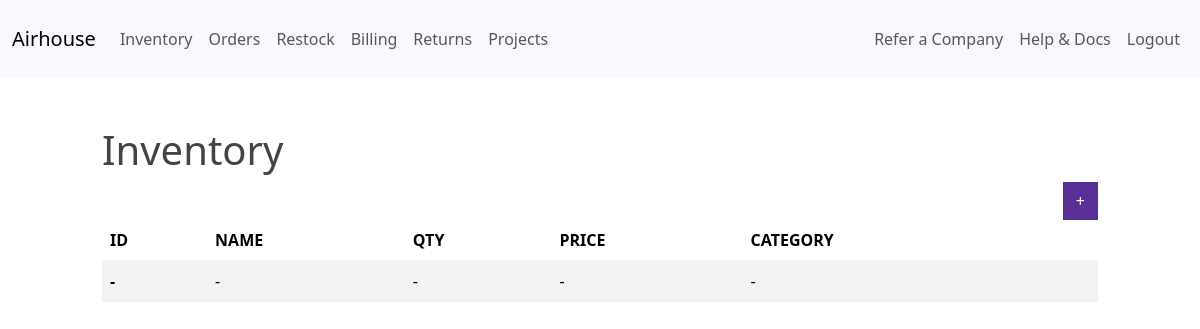
Before: /dashboard/ (signed in) with the older database file.
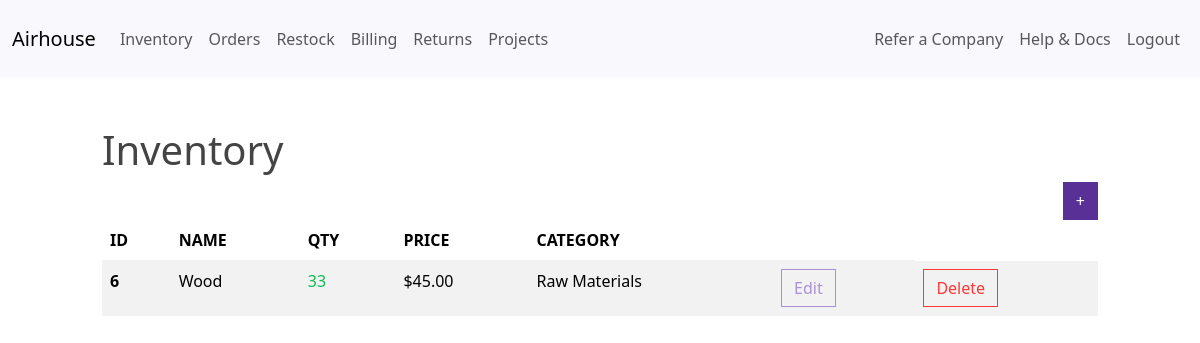
After: the same page with the newer database file.
### airhouse/models.py (models this page shows, shortened)
class InventoryItem(models.Model):
    name = models.CharField(max_length=200)
    quantity = models.IntegerField()
    price = models.DecimalField(max_digits=10, decimal_places=2)
    category = models.ForeignKey('Category', on_delete=models.SET_NULL, blank=True, null=True)
    date_created = models.DateTimeField(auto_now_add=True)
    user = models.ForeignKey(get_user_model(), on_delete=models.CASCADE)

class Category(models.Model):
    name = models.CharField(max_length=200)
    class Meta:
        verbose_name_plural = 'categories'

### airhouse/views.py (the view)
# urls.py: path('dashboard/', Dashboard.as_view(), name='dashboard'),
class Dashboard(LoginRequiredMixin, View):
    def get(self, request):
        items = InventoryItem.objects.filter(user=self.request.user.id).order_by('id')
        low_inventory = InventoryItem.objects.filter(
            user=self.request.user.id,
            quantity__lte=LOW_QUANTITY
        )
        if low_inventory.count() > 0:
            if low_inventory.count() > 1:
                messages.error(request, f'{low_inventory.count()} items have low inventory')
            else:
                messages.error(request, f'{low_inventory.count()} item has low inventory')
        low_inventory_ids = InventoryItem.objects.filter(
            user=self.request.user.id,
            quantity__lte=LOW_QUANTITY
        ).values_list('id', flat=True)
        return render(request, 'airhouse/dashboard.html', {'items': items, 'low_inventory_ids': low_inventory_ids})

### airhouse/templates/airhouse/dashboard.html (shortened to what this page needs)
{% extends 'airhouse/base.html' %}
{% block content %}
    <div class="row">
        <div class="col-md-10 col-12 mx-auto mt-5">
            <h1>Inventory</h1>
            <div class="d-flex justify-content-end">
                <a href="{% url 'add-item' %}" class="btn btn-primary">+</a>
            </div>
            <table class="table table-hover table-striped">
                <thead>
                    <tr>
                        <th scope="col">ID</th>
                        <th scope="col">NAME</th>
                        <th scope="col">QTY</th>
                        <th scope="col">PRICE</th>
                        <th scope="col">CATEGORY</th>
                        <th scope="col"></th>
                    </tr>
                </thead>
                <tbody>
                    {% if items|length == 0 %}
                    <tr>
                        <th scope="row">-</th>
                        <td>-</td>
                        <td>-</td>
                        <td>-</td>
                        <td>-</td>
                        <td></td>
                    </tr>
                    {% endif %}
                    {% for item in items %}
                    <tr>
                        <th scope="row">{{ item.id }}</th>
                        <td>{{ item.name }}</td>
                        {% if item.id in low_inventory_ids %}
                            <td class="text-danger">{{ item.quantity }}</td>
                        {% else %}
                            <td class="text-success">{{ item.quantity }}</td>
                        {% endif %}
                        <td>${{ item.price }}</td>
                        <td>{{ item.category.name }}</td>
                        <td><a href="{% url 'edit-item' item.id %}" class="btn btn-outline-secondary">Edit</a></td>
                        <td><a href="{% url 'delete-item' item.id %}" class="btn btn-outline-danger">Delete</a></td>
                    </tr>
                    {% endfor %}
                </tbody>
            </table>
        </div>
    </div>
{% endblock content %}

Changed rows visible on the page:
added InventoryItem: id "6", name "Wood", quantity "33", price "45.00", category.name "Raw Materials"
